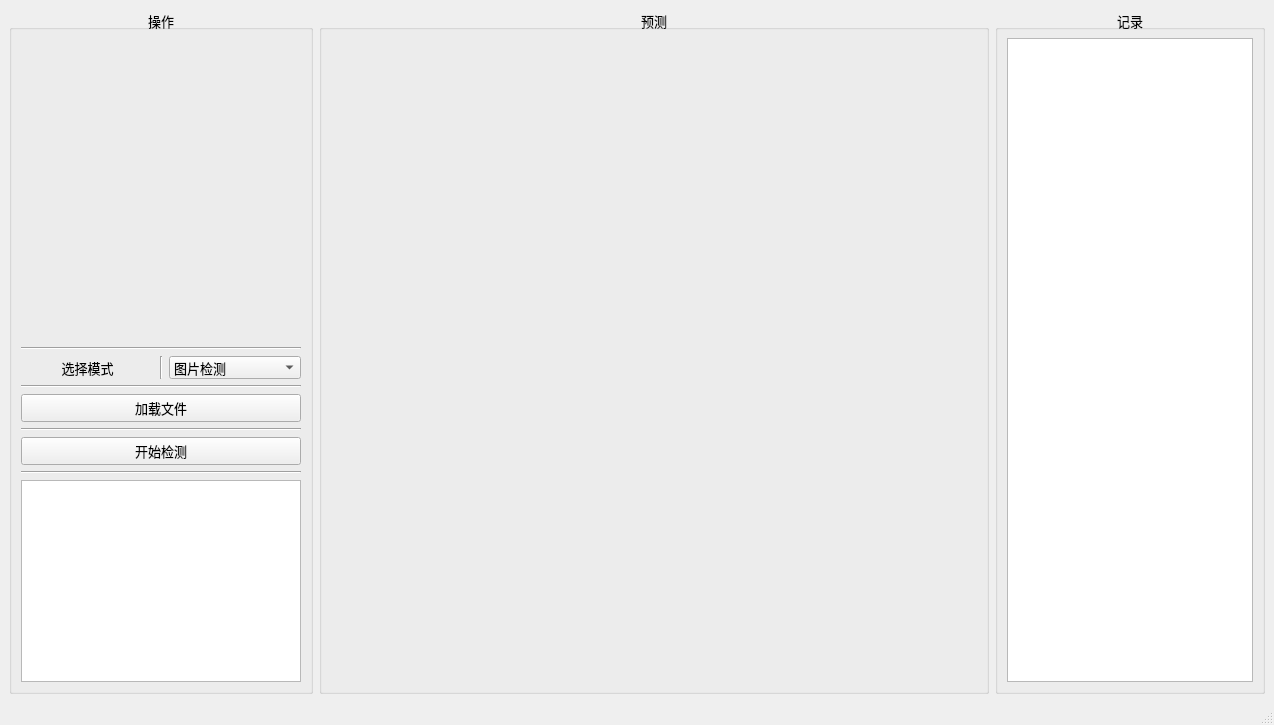
<?xml version="1.0" encoding="UTF-8"?>
<ui version="4.0">
 <class>MainWindow</class>
 <widget class="QMainWindow" name="MainWindow">
  <property name="geometry">
   <rect>
    <x>0</x>
    <y>0</y>
    <width>1274</width>
    <height>725</height>
   </rect>
  </property>
  <property name="windowTitle">
   <string>MainWindow</string>
  </property>
  <property name="layoutDirection">
   <enum>Qt::LeftToRight</enum>
  </property>
  <widget class="QWidget" name="centralwidget">
   <layout class="QVBoxLayout" name="verticalLayout_4">
    <item>
     <layout class="QHBoxLayout" name="horizontalLayout_3" stretch="1,2,1">
      <property name="sizeConstraint">
       <enum>QLayout::SetMinimumSize</enum>
      </property>
      <item>
       <widget class="QGroupBox" name="groupBox">
        <property name="font">
         <font>
          <pointsize>10</pointsize>
         </font>
        </property>
        <property name="title">
         <string>操作</string>
        </property>
        <property name="alignment">
         <set>Qt::AlignCenter</set>
        </property>
        <layout class="QHBoxLayout" name="horizontalLayout_2">
         <property name="topMargin">
          <number>8</number>
         </property>
         <property name="bottomMargin">
          <number>9</number>
         </property>
         <item>
          <layout class="QVBoxLayout" name="verticalLayout_2" stretch="3,2,2">
           <item>
            <widget class="QLabel" name="label_InputView">
             <property name="sizePolicy">
              <sizepolicy hsizetype="Minimum" vsizetype="Minimum">
               <horstretch>1</horstretch>
               <verstretch>1</verstretch>
              </sizepolicy>
             </property>
             <property name="minimumSize">
              <size>
               <width>280</width>
               <height>280</height>
              </size>
             </property>
             <property name="text">
              <string/>
             </property>
             <property name="scaledContents">
              <bool>true</bool>
             </property>
             <property name="alignment">
              <set>Qt::AlignCenter</set>
             </property>
            </widget>
           </item>
           <item>
            <layout class="QVBoxLayout" name="verticalLayout">
             <item>
              <widget class="Line" name="line">
               <property name="orientation">
                <enum>Qt::Horizontal</enum>
               </property>
              </widget>
             </item>
             <item>
              <layout class="QHBoxLayout" name="horizontalLayout">
               <item>
                <widget class="QLabel" name="label_Mode">
                 <property name="text">
                  <string>选择模式</string>
                 </property>
                 <property name="alignment">
                  <set>Qt::AlignCenter</set>
                 </property>
                </widget>
               </item>
               <item>
                <widget class="Line" name="line_5">
                 <property name="orientation">
                  <enum>Qt::Vertical</enum>
                 </property>
                </widget>
               </item>
               <item>
                <widget class="QComboBox" name="comboBox_ModeSelect">
                 <item>
                  <property name="text">
                   <string>图片检测</string>
                  </property>
                 </item>
                 <item>
                  <property name="text">
                   <string>视频检测</string>
                  </property>
                 </item>
                </widget>
               </item>
              </layout>
             </item>
             <item>
              <widget class="Line" name="line_2">
               <property name="orientation">
                <enum>Qt::Horizontal</enum>
               </property>
              </widget>
             </item>
             <item>
              <widget class="QPushButton" name="pushButton_LoadFile">
               <property name="text">
                <string>加载文件</string>
               </property>
              </widget>
             </item>
             <item>
              <widget class="Line" name="line_3">
               <property name="orientation">
                <enum>Qt::Horizontal</enum>
               </property>
              </widget>
             </item>
             <item>
              <widget class="QPushButton" name="pushButton_Run_Stop">
               <property name="text">
                <string>开始检测</string>
               </property>
              </widget>
             </item>
             <item>
              <widget class="Line" name="line_4">
               <property name="orientation">
                <enum>Qt::Horizontal</enum>
               </property>
              </widget>
             </item>
            </layout>
           </item>
           <item>
            <widget class="QTextBrowser" name="textBrowser_Logs">
             <property name="sizePolicy">
              <sizepolicy hsizetype="Minimum" vsizetype="Expanding">
               <horstretch>0</horstretch>
               <verstretch>0</verstretch>
              </sizepolicy>
             </property>
             <property name="minimumSize">
              <size>
               <width>280</width>
               <height>0</height>
              </size>
             </property>
            </widget>
           </item>
          </layout>
         </item>
        </layout>
       </widget>
      </item>
      <item>
       <widget class="QGroupBox" name="groupBox_2">
        <property name="font">
         <font>
          <pointsize>10</pointsize>
         </font>
        </property>
        <property name="layoutDirection">
         <enum>Qt::LeftToRight</enum>
        </property>
        <property name="title">
         <string>预测</string>
        </property>
        <property name="alignment">
         <set>Qt::AlignCenter</set>
        </property>
        <layout class="QGridLayout" name="gridLayout">
         <property name="leftMargin">
          <number>12</number>
         </property>
         <property name="topMargin">
          <number>8</number>
         </property>
         <property name="rightMargin">
          <number>12</number>
         </property>
         <property name="bottomMargin">
          <number>9</number>
         </property>
         <item row="0" column="0">
          <widget class="QLabel" name="label_DetectView">
           <property name="sizePolicy">
            <sizepolicy hsizetype="Minimum" vsizetype="Minimum">
             <horstretch>1</horstretch>
             <verstretch>1</verstretch>
            </sizepolicy>
           </property>
           <property name="minimumSize">
            <size>
             <width>640</width>
             <height>640</height>
            </size>
           </property>
           <property name="text">
            <string/>
           </property>
           <property name="scaledContents">
            <bool>true</bool>
           </property>
           <property name="alignment">
            <set>Qt::AlignCenter</set>
           </property>
          </widget>
         </item>
        </layout>
       </widget>
      </item>
      <item>
       <widget class="QGroupBox" name="groupBox_3">
        <property name="sizePolicy">
         <sizepolicy hsizetype="Preferred" vsizetype="Preferred">
          <horstretch>1</horstretch>
          <verstretch>0</verstretch>
         </sizepolicy>
        </property>
        <property name="font">
         <font>
          <pointsize>10</pointsize>
         </font>
        </property>
        <property name="title">
         <string>记录</string>
        </property>
        <property name="alignment">
         <set>Qt::AlignCenter</set>
        </property>
        <layout class="QVBoxLayout" name="verticalLayout_3">
         <property name="topMargin">
          <number>8</number>
         </property>
         <property name="bottomMargin">
          <number>9</number>
         </property>
         <item>
          <widget class="QTextBrowser" name="textBrowser_Result">
           <property name="sizePolicy">
            <sizepolicy hsizetype="Minimum" vsizetype="Expanding">
             <horstretch>1</horstretch>
             <verstretch>0</verstretch>
            </sizepolicy>
           </property>
           <property name="minimumSize">
            <size>
             <width>240</width>
             <height>0</height>
            </size>
           </property>
          </widget>
         </item>
        </layout>
       </widget>
      </item>
     </layout>
    </item>
   </layout>
  </widget>
  <widget class="QStatusBar" name="statusbar"/>
 </widget>
 <resources/>
 <connections/>
</ui>
